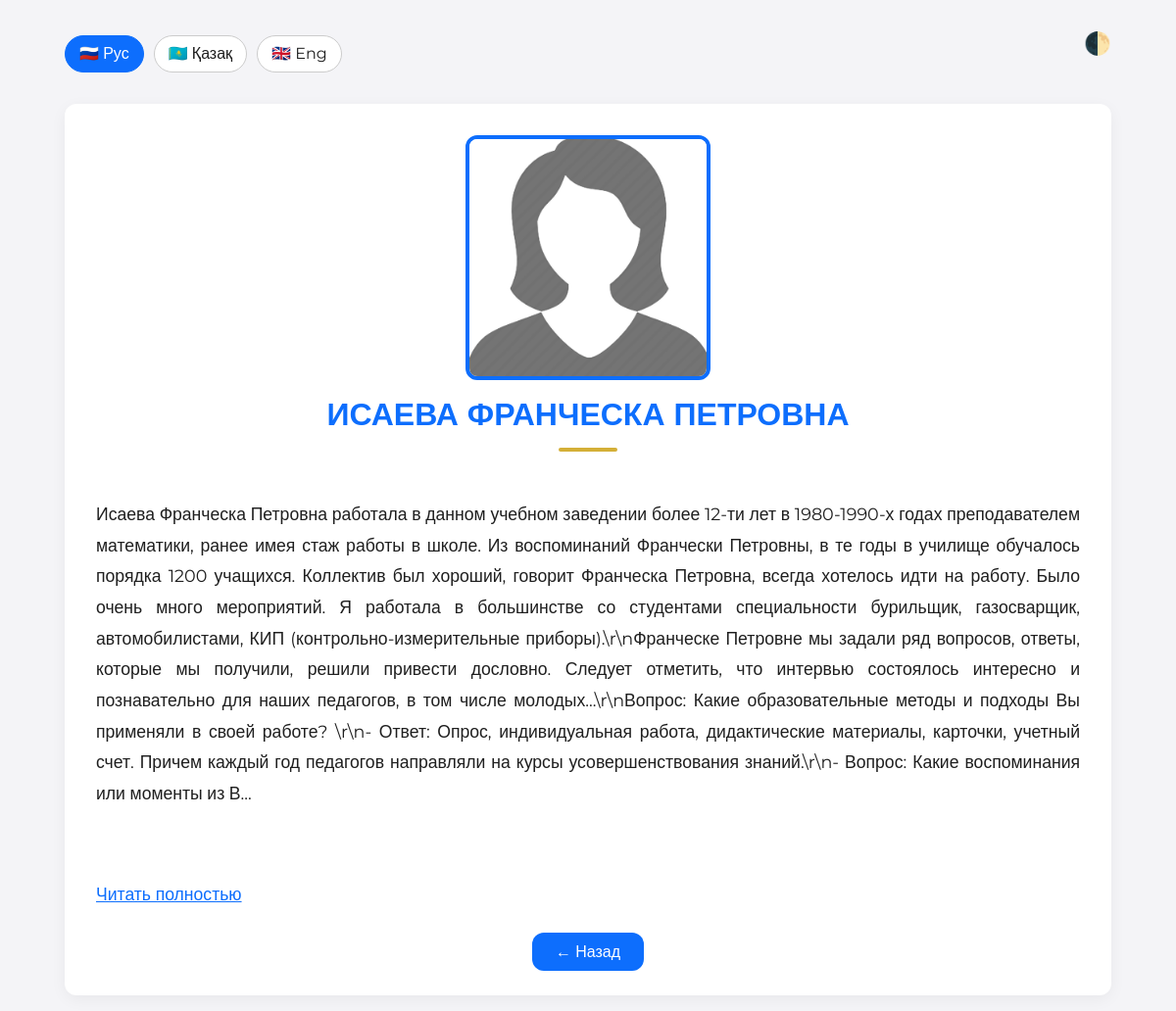
The page /details/veteran_detail.php?id=19&lang=ru on the database its author committed.
### tables this page shows
CREATE TABLE `veterans` (
  `id` int NOT NULL,
  `name` varchar(255) NOT NULL,
  `biography` text,
  `photo` varchar(255) DEFAULT NULL,
  `created_at` timestamp NULL DEFAULT CURRENT_TIMESTAMP,
  `rank` varchar(100) NOT NULL DEFAULT 'ветеран ктск',
  `name_ru` varchar(255) DEFAULT NULL,
  `name_kz` varchar(255) DEFAULT NULL,
  `name_en` varchar(255) DEFAULT NULL,
  `biography_ru` text,
  `biography_kz` text,
  `biography_en` text
);

### details/veteran_detail.php (the view, shortened to what this page needs)
<?php
require '../config.php';
$veteran_id = $_GET['id'] ?? 0;
$lang = $_GET['lang'] ?? 'ru';
$stmt = mysqli_prepare($conn, "SELECT * FROM veterans WHERE id = ?");
mysqli_stmt_bind_param($stmt, "i", $veteran_id);
mysqli_stmt_execute($stmt);
$result = mysqli_stmt_get_result($stmt);
$veteran = mysqli_fetch_assoc($result);
$name_field = "name_" . $lang;
$bio_field = "biography_" . $lang;
$name = $veteran[$name_field] ?? $veteran['name_ru'];
$biography = htmlspecialchars($veteran[$bio_field] ?? $veteran['biography_ru']);
$short_bio = (mb_strlen($biography) > 300) ? mb_substr($biography, 0, 1000) . '...' : $biography;
?>
<!DOCTYPE html>
<html lang="<?= $lang ?>">
<head>
    <link href="https://cdn.jsdelivr.net/npm/bootstrap@5.3.3/dist/css/bootstrap.min.css" rel="stylesheet">
</head>
<body>
    <div class="container">
        <div class="d-flex justify-content-between align-items-center">
            <div class="lang-switcher">
                <a href="?id=<?= $veteran_id ?>&lang=ru" class="<?= $lang == 'ru' ? 'active' : '' ?>">🇷🇺 Рус</a>
                <a href="?id=<?= $veteran_id ?>&lang=kz" class="<?= $lang == 'kz' ? 'active' : '' ?>">🇰🇿 Қазақ</a>
                <a href="?id=<?= $veteran_id ?>&lang=en" class="<?= $lang == 'en' ? 'active' : '' ?>">🇬🇧 Eng</a>
            </div>
            <div class="theme-toggle" onclick="toggleTheme()" title="Toggle theme">🌓</div>
        </div>
        <div class="veteran-card">
            <img src="../admin/veterans/assets/images/<?= htmlspecialchars($veteran['photo']) ?>" alt="Фото ветерана" class="veteran-photo">
            <h1><?= htmlspecialchars($name) ?></h1>
            <div class="gold-line"></div>
            <div class="bio-text">
                <?= nl2br($short_bio) ?>
                <?php if (mb_strlen($biography) > 300): ?>
                    <div class="mt-2">
                        <a href="#" class="text-primary" data-bs-toggle="modal" data-bs-target="#bioModal">
                            <?= $lang == 'kz' ? 'Толық оқу' : ($lang == 'en' ? 'Read more' : 'Читать полностью') ?>
                        </a>
                    </div>
                <?php endif; ?>
            </div>
            <a href="../pages/veteran.php?lang=<?= $lang ?>" class="btn-back mt-4">← <?= $lang == 'kz' ? 'Артқа' : ($lang == 'en' ? 'Back' : 'Назад') ?></a>
        </div>
    </div>
</body>
</html>

### details/veteran_detail.php (style rules this page uses)
:root { --bg-color: #f4f4f7; --card-bg: #fff; --text-color: #1f1f1f; --primary: #0d6efd; --shadow: 0 4px 16px rgba(0, 0, 0, 0.05); --radius: 12px; }
body { background-color: var(--bg-color); color: var(--text-color); font-family: 'Montserrat', sans-serif; transition: all 0.3s ease; }
.container { max-width: 1100px; margin: auto; padding: 1rem; }
.veteran-card { background-color: var(--card-bg); box-shadow: var(--shadow); border-radius: var(--radius); padding: 2rem; text-align: center; margin-top: 2rem; }
.veteran-photo { width: 100%; max-width: 250px; height: 250px; object-fit: cover; border-radius: var(--radius); border: 4px solid var(--primary); margin-bottom: 1rem; }
h1 { color: var(--primary); font-size: 2rem; font-weight: 700; }
.gold-line { width: 60px; height: 4px; background: #d4af37; margin: 15px auto; border-radius: 4px; }
.bio-text { white-space: pre-line; text-align: justify; font-size: 1.1rem; line-height: 1.8; margin-top: 1rem; }
.btn-back { background-color: var(--primary); color: #fff; padding: 10px 24px; border-radius: var(--radius); text-decoration: none; font-weight: 500; }
.lang-switcher { margin-top: 20px; display: flex; justify-content: flex-end; gap: 10px; }
.lang-switcher a { padding: 6px 14px; border-radius: 999px; background: var(--card-bg); color: var(--text-color); border: 1px solid #ccc; text-decoration: none; }
.lang-switcher a.active, .lang-switcher a:hover { background: var(--primary); color: #fff; border-color: var(--primary); }
.theme-toggle { font-size: 1.4rem; cursor: pointer; margin-left: 15px; }

### rows shown on the page
veterans: photo (picture), name_ru "ИСАЕВА ФРАНЧЕСКА ПЕТРОВНА", biography_ru "Исаева Франческа Петровна работала в данном учебном заведении более 12-ти лет в 1980-1990-х годах преподавателем математики, ранее имея стаж работы в школе. Из воспоминаний Франчески Петровны, в те годы в училище обучалось порядка 1200 учащихся. Коллектив был хороший, говорит Франческа Петровна, всегда хотелось идти на работу. Было очень много мероприятий. Я работала в большинстве со студентами специальности бурильщик, газосварщик, автомобилистами, КИП (контрольно-измерительные приборы).\\r\\nФранческе Петровне мы задали ряд вопросов, ответы, которые мы получили, решили привести дословно. Следует отметить, что интервью состоялось интересно и познавательно для наших педагогов, в том числе…"
